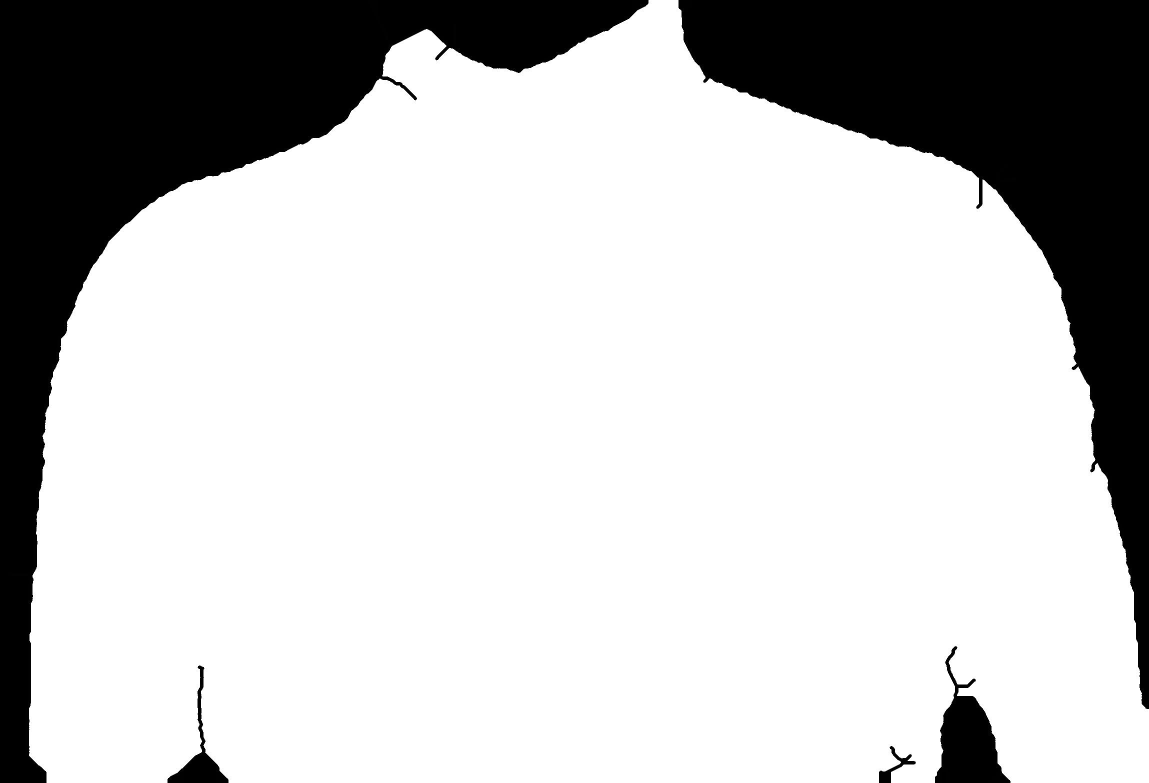
#> input picture _images/reference_body_images/chest.jpg, 2297 x 1566 px (shown at 1/2 size); its folder holds 4 pictures in this run
$ python body_contour_matcher.py
#> lines starting #> are read from the running program, lines starting #| are printed output that depends on the picture; pictures that were not available may be replaced by others from this repository, and a replacement may not be noted
from os import listdir
from os.path import isfile, join

import numpy as np
import sklearn.preprocessing
from numpy.f2py.auxfuncs import throw_error
from skimage import filters, io, color, feature, exposure, segmentation, transform, measure, morphology, registration
import matplotlib.pyplot as plt
from matplotlib.patches import Circle
from sklearn import cluster
from scipy import ndimage as ndi
import cv2


def adjust_image_to_reference(in_image, subtract_image):

    print(in_image.shape)
    print(subtract_image.shape)

    for i in range(subtract_image.shape[0]):
        subtract_vec = subtract_image[i,:]
        num_of_max = subtract_vec[subtract_vec == 127].size
        num_of_lows = subtract_vec[(subtract_vec == 193)].size
        # print(num_of_max)
        if num_of_max == 0:
            new_img_vec = transform.resize(in_image[i,:], (in_image.shape[1] - num_of_lows,), preserve_range=True,
                                           anti_aliasing=False)
            #print(new_img_vec.shape[0], in_image[i, :].shape[0])
            zeros_vec = np.zeros((in_image.shape[1] - new_img_vec.shape[0],)).astype(np.uint32)
            #print(zeros_vec)
            # new_vec = np.concatenate(zeros_vec, new_img_vec)
            # print(new_vec)
            in_image[i,:] = np.concatenate((zeros_vec, new_img_vec))
        else:
            new_img_vec = transform.resize(in_image[i,:], (in_image.shape[1] + num_of_max,), preserve_range=True, anti_aliasing=False)
            #print(new_img_vec.shape[0], in_image[i,:].shape[0])
            in_image[i, :] = new_img_vec[new_img_vec.shape[0] - in_image[i,:].shape[0]:]
    return in_image


if __name__ == "__main__":

    from os import listdir
    from os.path import isfile, join

    body_part = 'chest'
    reference_image_path = f'_images/reference_body_images/{body_part}.jpg'
    contour_images = [f for f in listdir(f'_images/body_contour_images/{body_part}') if isfile(join(f'_images/body_contour_images/{body_part}', f))]
    print(len(contour_images))

    # read images
    reference_image = cv2.imread(reference_image_path, 0)
#> reference_image is the input picture: shape (1566, 2297); min 0, max 255, mean 194.9
    inverted_reference_image = np.invert(reference_image)
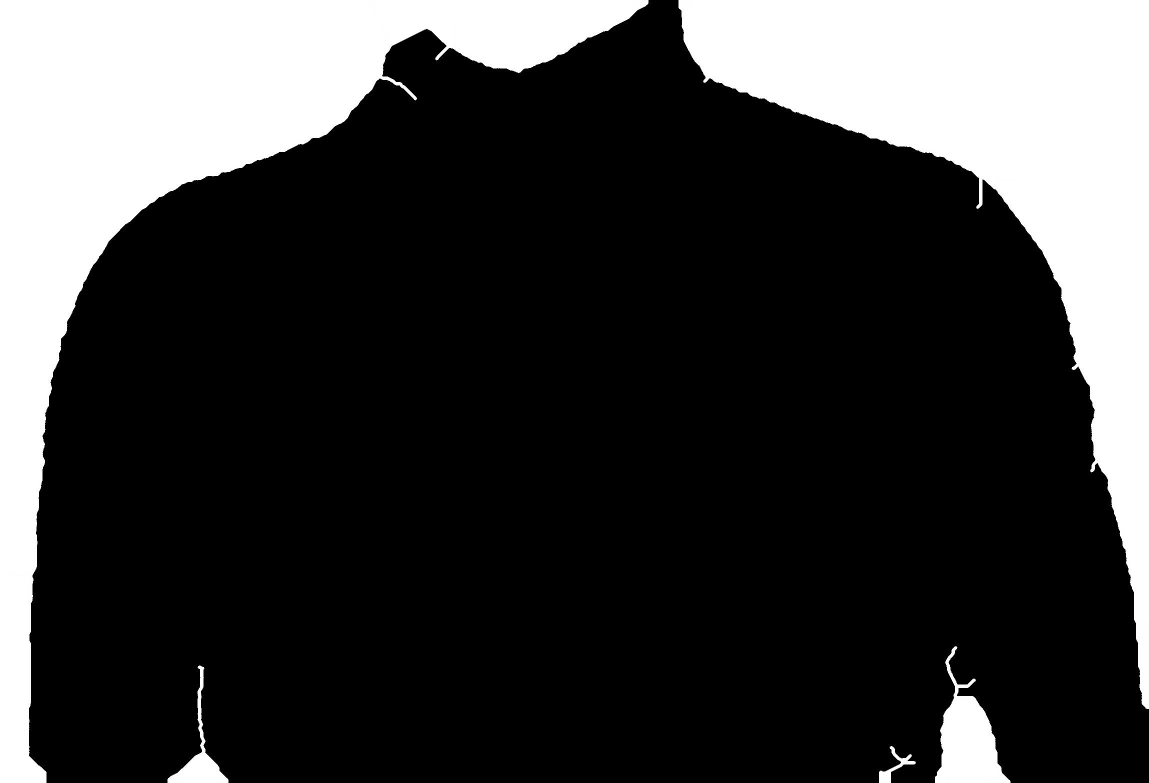
#> inverted_reference_image: shape (1566, 2297) (shown at 1/2 size); min 0, max 255, mean 60.1

    for i in range(len(contour_images)):
        current_image_name = contour_images[i]
        moving_image = cv2.imread(f'_images/body_contour_images/{body_part}/{contour_images[i]}',0)
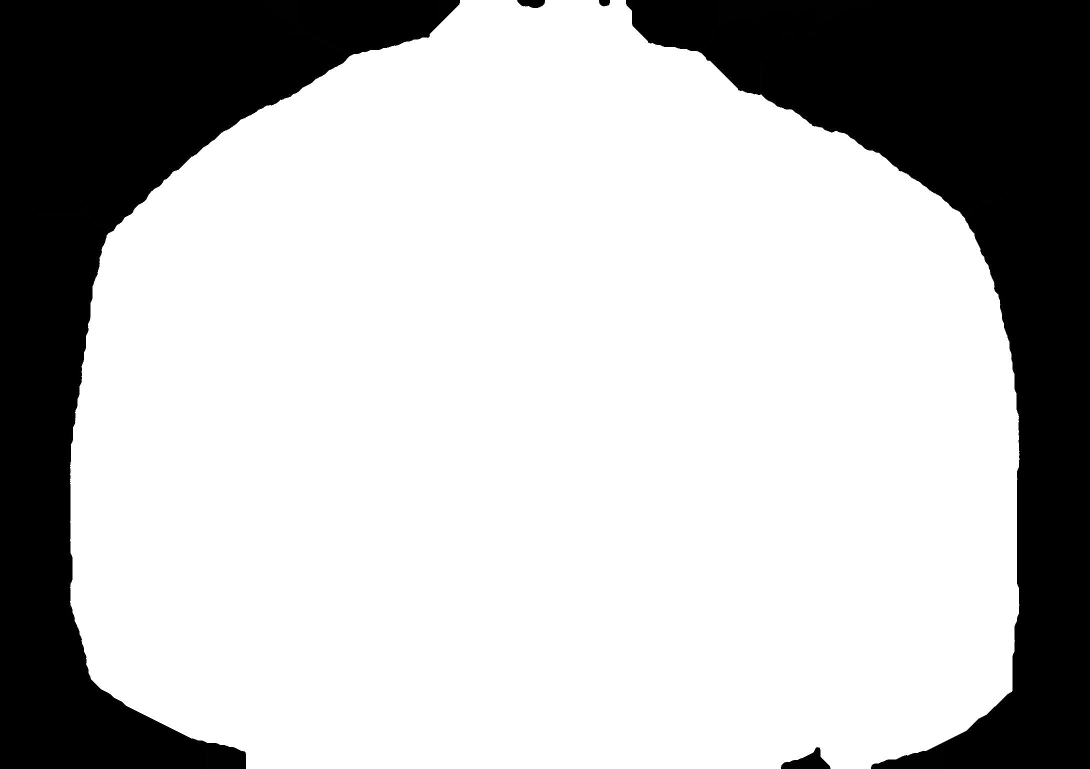
#> input picture _images/reference_body_images/back.jpg, 2179 x 1538 px, given as the content of the folder _images/body_contour_images/chest, which was not available (shown at 1/2 size)
#> moving_image is the input picture: shape (1538, 2179); min 0, max 255, mean 185.5
        moving_image = cv2.resize(moving_image, (reference_image.shape[1], reference_image.shape[0]), interpolation=cv2.INTER_AREA)
#> moving_image: shape (1566, 2297)

        print(reference_image.shape)
#| (1566, 2297)
        print(moving_image.shape)
#| (1566, 2297)
        subtracted_image = (reference_image // 2) - (moving_image // 4)
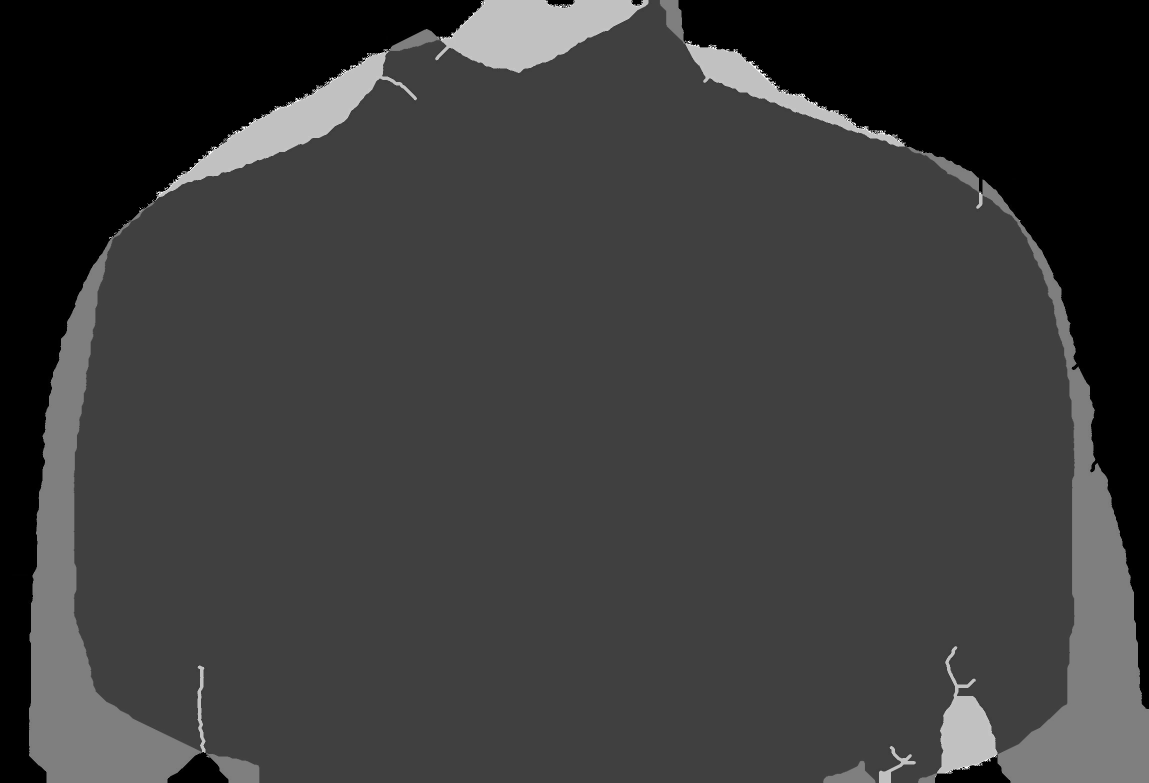
#> subtracted_image: shape (1566, 2297) (shown at 1/2 size); min 0, max 255, mean 58.4

        contour_with_point_image = cv2.imread(f'_images/body_contour_images/{contour_images[i]}',0)
        contour_with_point_image = cv2.resize(contour_with_point_image, (reference_image.shape[1], reference_image.shape[0]), interpolation=cv2.INTER_AREA)

        contour_with_point_image_copy = np.copy(contour_with_point_image)

        # fig, ax = plt.subplots(1,3)
        # ax[0].imshow(moving_image)
        # ax[1].imshow(reference_image)
        # ax[2].imshow(contour_with_point_image)
        # plt.show()

        left_side_img = adjust_image_to_reference(contour_with_point_image[:,:subtracted_image.shape[1] // 2], subtracted_image[:,:subtracted_image.shape[1] // 2])
#| (1566, 1148)
#| (1566, 1148)
        # plt.imshow(subtracted_image)
        # plt.show()
        rotated_subtracted_image = np.flip(subtracted_image[:,subtracted_image.shape[1] // 2:], axis = 1)
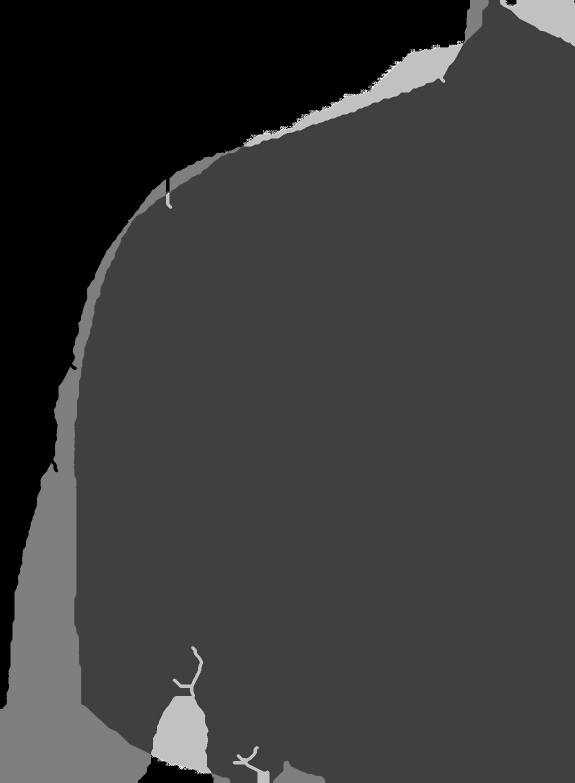
#> rotated_subtracted_image: shape (1566, 1149) (shown at 1/2 size); min 0, max 255, mean 57.6
        rotated_moving_image = np.flip(contour_with_point_image[:, subtracted_image.shape[1] // 2:], axis=1)
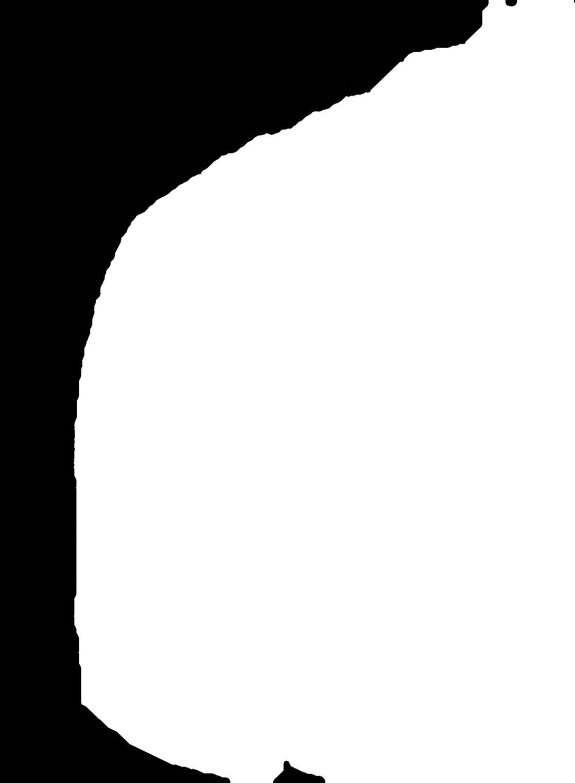
#> rotated_moving_image: shape (1566, 1149) (shown at 1/2 size); min 0, max 255, mean 185.3

        # fig, ax = plt.subplots(1,2)
        # ax[0].imshow(rotated_moving_image)
        # ax[1].imshow(rotated_subtracted_image)
        # plt.show()

        right_side_img = np.flip(adjust_image_to_reference(rotated_moving_image, rotated_subtracted_image), axis = 1)
#| (1566, 1149)
#| (1566, 1149)
#> the loop in adjust_image_to_reference (call 2), `for i in range(subtract_image.shape[0]):` made 1566 passes
#> zeros_vec on passes 81, 83, 84, 85, 86, 87, 88, 89, 90, 91, 92, 93: [0, 0, 0, 0, 0, 0, 0, 0, 0, 0, 0, 0, 0, 0, 0], [0, 0, 0, 0, 0, 0, 0, 0, 0, 0, 0, 0, 0], [0, 0, 0, 0, 0, 0, 0, 0, 0, 0], [0, 0, 0, 0, 0, 0, 0, 0, 0, 0, 0], [0, 0, 0, 0, 0, 0, 0, 0], [0, 0, 0, 0, 0], [0, 0, 0, 0, 0, 0], [0, 0, 0, 0, 0], [0, 0, 0, 0, 0], [0, 0, 0, 0, 0, 0, 0, 0], [0, 0, 0, 0, 0, 0, 0, 0], [0, 0, 0, 0, 0, 0, 0, 0, 0, 0, 0, 0]
#> after the loop in adjust_image_to_reference (call 2), `for i in range(subtract_image.shape[0]):`:
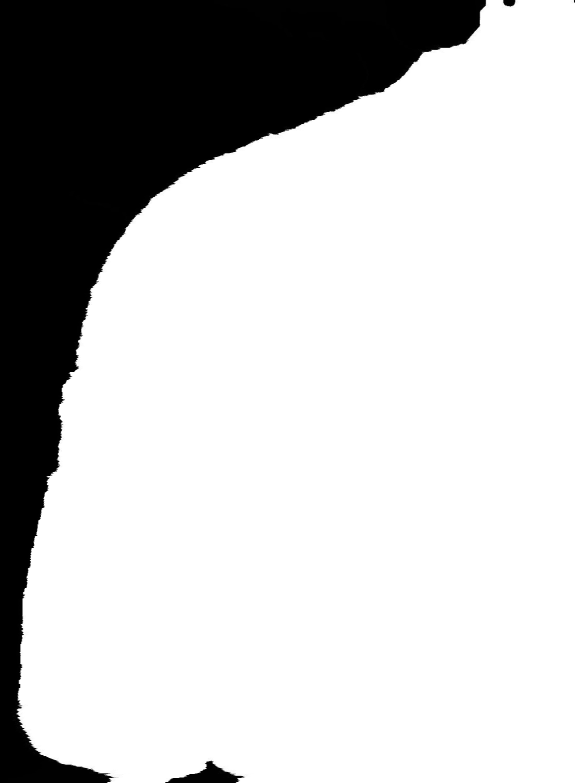
#> in_image: shape (1566, 1149) (shown at 1/2 size); min 0, max 255, mean 196.8
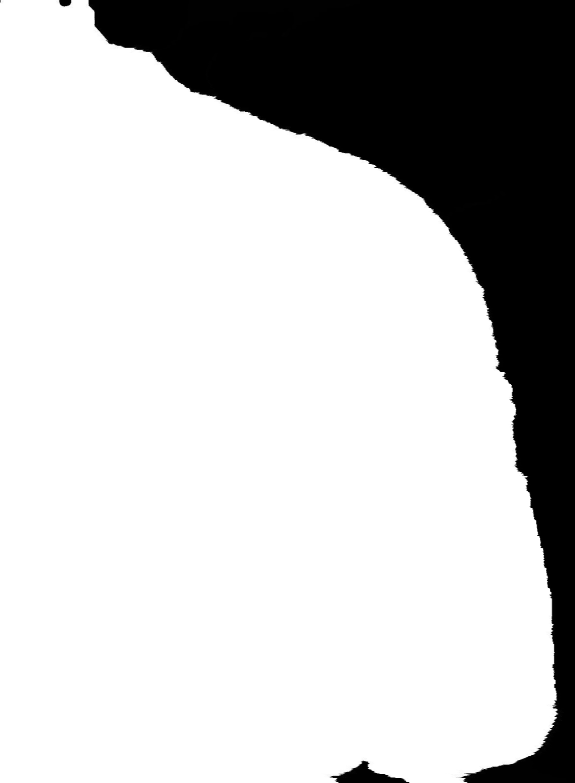
#> right_side_img: shape (1566, 1149) (shown at 1/2 size); min 0, max 255, mean 196.8

        inverted_reference_image[(contour_with_point_image > 70) & (contour_with_point_image < 80)] += 40

        # fig, ax = plt.subplots(1,2)
        # ax[0].imshow(rotated_subtracted_image)
        # ax[1].imshow(rotated_moving_image)
        #
        # plt.show()
        # adjusted_contour_image = np.zeros_like(contour_with_point_image)
        # adjusted_contour_image[:,:subtracted_image.shape[1] // 2] = left_side_img
        # adjusted_contour_image[:, subtracted_image.shape[1] // 2:] = right_side_img

        # fig, ax = plt.subplots(1,2)
        # ax[0].imshow(contour_with_point_image_copy)
        # ax[1].imshow(contour_with_point_image)
        #
        # plt.show()

        # shifts, error, phasediff = registration.phase_cross_correlation(reference_image, moving_image)
        #
        # print(shifts, error, phasediff)
    plt.imsave(f'_images/reference_body_images/{body_part}_heatmap.jpg',np.invert(inverted_reference_image), cmap = 'gray')
